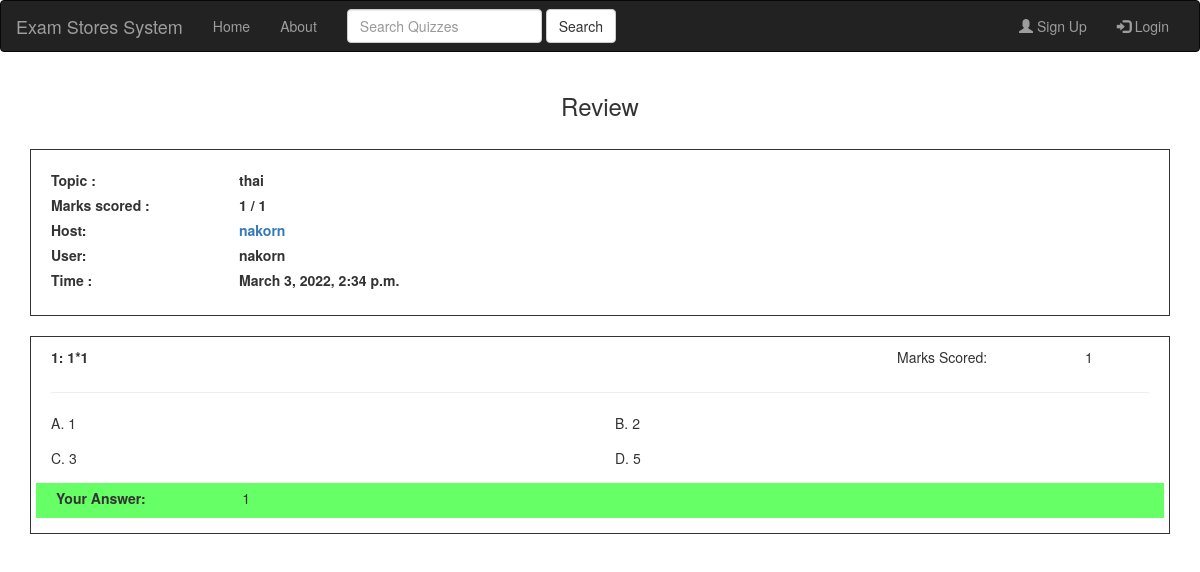
The page /review/12/31/ on the database as committed earlier.
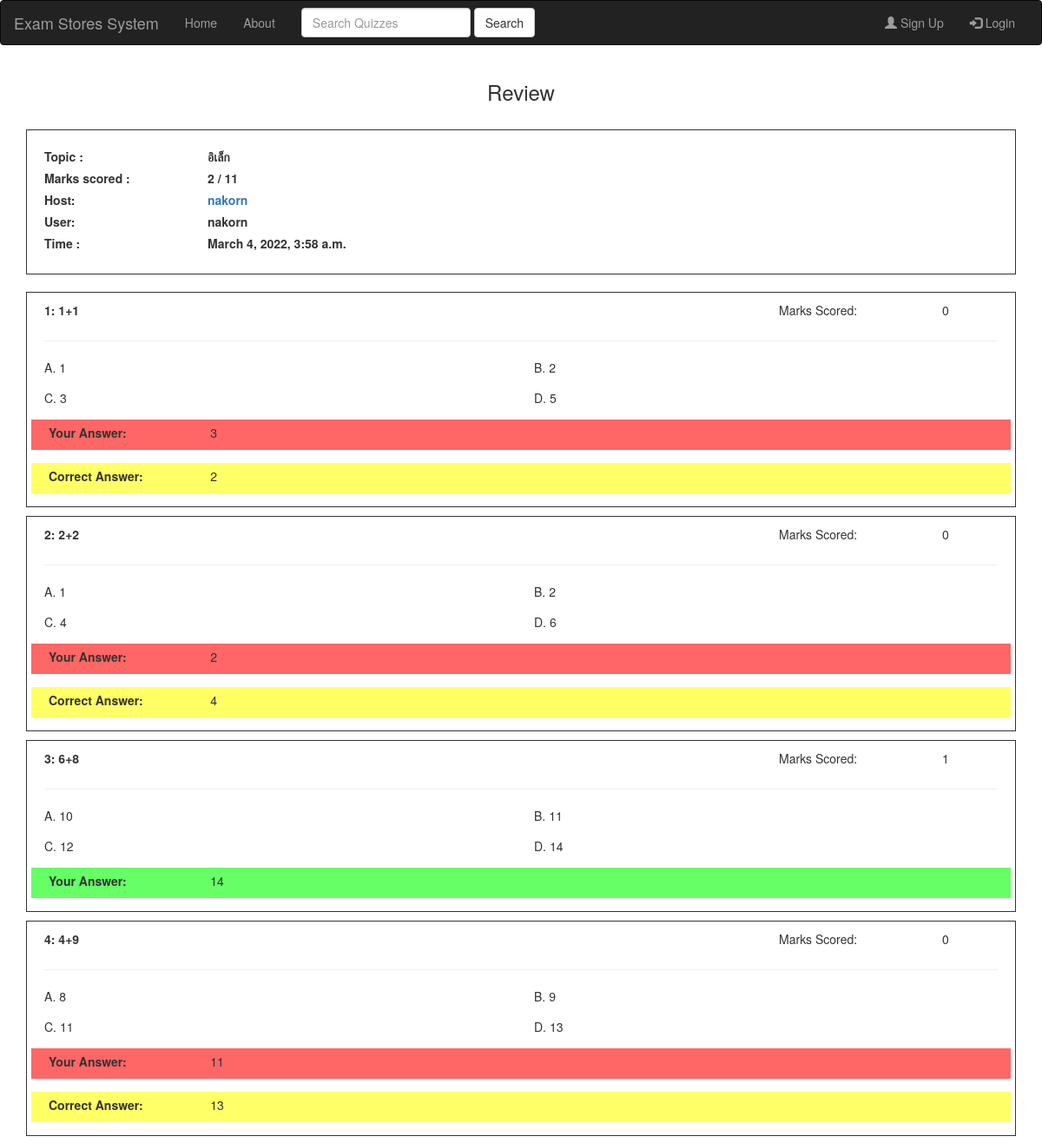
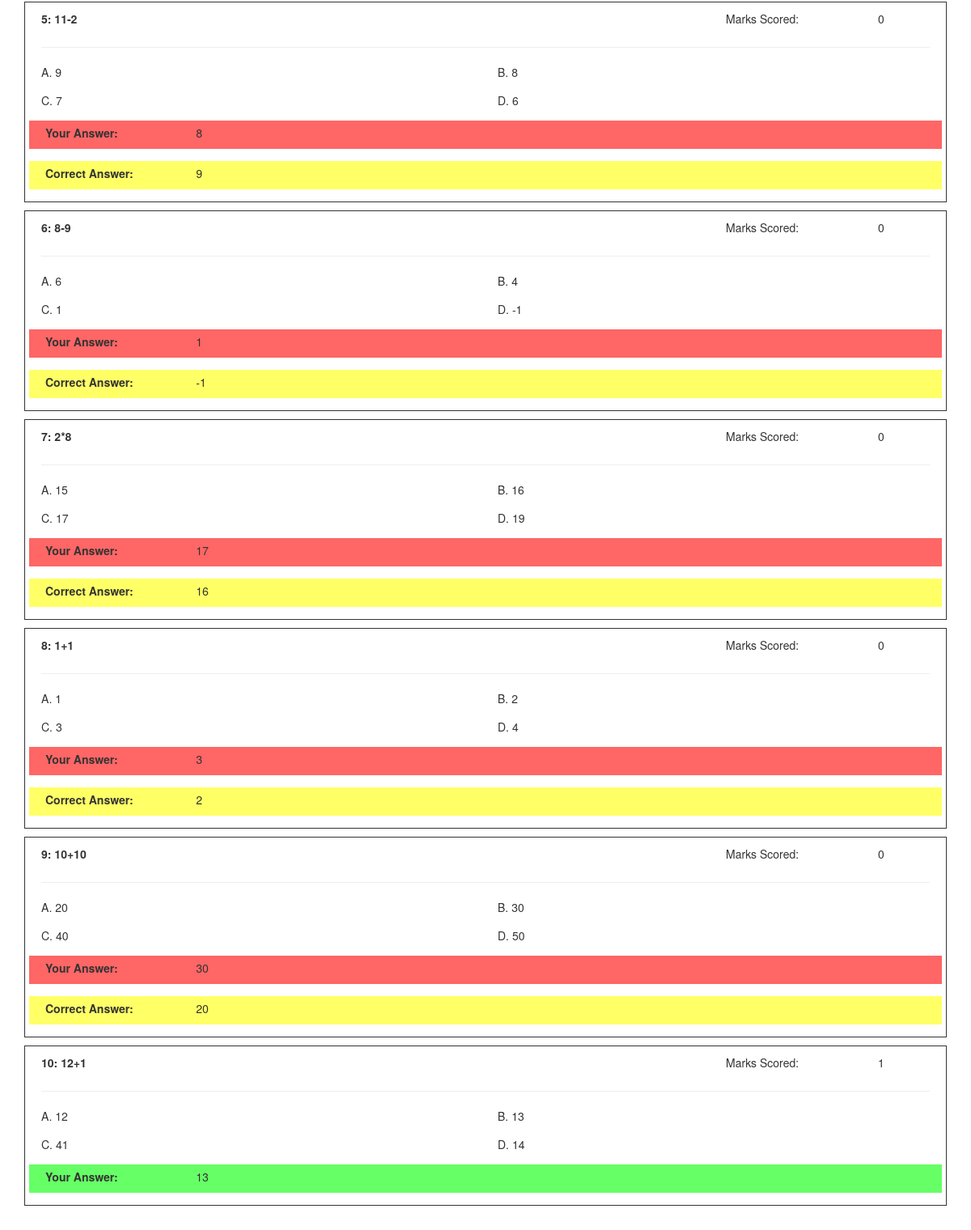
The same page on the database as committed later (2 pictures, top to bottom).
### quiz/models.py (models this page shows)
class QuizAnswer(models.Model):
    quiz_no = models.IntegerField()
    questions = models.IntegerField(default=0)
    marks = models.IntegerField(default=0)
    total_marks = models.IntegerField(default=0)
    date_posted = models.DateTimeField(default=timezone.now)
    author = models.ForeignKey(User, on_delete=models.CASCADE, related_name="author")
    title = models.CharField(max_length=50, default='')
    host = models.ForeignKey(User, on_delete=models.CASCADE, related_name="host", default=None)

### creation/models.py (models this page shows, shortened)
class Questions(models.Model):
    quiz_no = models.IntegerField()
    question = models.CharField(max_length=250)
    option_a = models.CharField(max_length=50)
    option_b = models.CharField(max_length=50)
    option_c = models.CharField(max_length=50)
    option_d = models.CharField(max_length=50)
    answer = models.CharField(choices=CHOICES, default="A", max_length=10)
    marks = models.IntegerField()

### creation/views.py (the view)
# urls.py: path('review/<int:pk>/<str:authors>/', create_views.review, name='review'),
def review(request, pk, authors):
    if authors == '100':
        answers = Answers.objects.filter(quiz_no=pk, author=request.user)
        quiz_ans = QuizAnswer.objects.filter(quiz_no=pk, author=request.user).first()
    else:
        pkey = int(authors)
        quiz_ans = QuizAnswer.objects.filter(pk=pkey).first()
        answers = Answers.objects.filter(quiz_no=pk, author=quiz_ans.author)
        quiz_ans = QuizAnswer.objects.filter(quiz_no=pk, author=quiz_ans.author).first()
    questions = Questions.objects.filter(quiz_no=pk)
    mylist = zip(questions, answers)
    context = {
        'title': 'Review',
        'mylist': mylist,
        'quiz_ans': quiz_ans
    }
    return render(request, 'creation/review.html', context)

### creation/templates/creation/review.html (shortened to what the changed rows need)
{% extends "quiz/base.html" %}
 {% block content %}
    <br>
    <div class="container">
        <div style="border:1px solid; padding:20px;">
            <div class="row">
                <label class="col-sm-2 col-form-label">Topic :</label><label class="col-sm-10 col-form-label"> {{ quiz_ans.title }}</label>
                <label class="col-sm-2 col-form-label">Marks scored : </label><label class="col-sm-10 col-form-label">{{ quiz_ans.marks }} / {{ quiz_ans.total_marks }}</label>
                <label class="col-sm-2 col-form-label">Host: </label><label class="col-sm-10 col-form-label"><a href="{% url 'user_details' quiz_ans.author.id %}">{{ quiz_ans.host }}</a></label><hr>
                <label class="col-sm-2 col-form-label">User: </label><label class="col-sm-10 col-form-label">{{ quiz_ans.author }}</label>
                <label class="col-sm-2 col-form-label">Time : </label><label class="col-sm-10 col-form-label">{{ quiz_ans.date_posted }}</label>
            </div>
        </div>
    </div>
<br>
    <div class="container">
        {% for ques, ans in mylist %}
            <div class="col-sm-12" style="border:1px solid; padding-top:10px; margin-bottom:10px; padding-right:20px; padding-left:20px;">
                 <div class="form-group row">
                    <label class="col-sm-9 col-form-label">{{ forloop.counter }}: {{ques.question}}</label>
                     <div class="col-sm-2">Marks Scored: </div>
                    <div class="col-sm-1">
                        {% if ques.answer == ans.answer %}
                            {{ques.marks}}
                        {% else %}
                            0
                        {% endif %}
                    </div>
                 </div>
                <hr>
                <div class="form-group row">
                    <div class="col-sm-6">
                      A. {{ques.option_a}}
                    </div>
                    <div class="col-sm-6">
                      B. {{ques.option_b}}
                    </div>
                </div>
                <div class="form-group row">
                    <div class="col-sm-6">
                      C. {{ques.option_c}}
                    </div>
                    <div class="col-sm-6">
                      D. {{ques.option_d}}
                    </div>
                 </div>
                {% if ques.answer == ans.answer %}
                    <div class="form-group row" style="background-color:rgba(0, 255 ,0 , 0.6); padding: 5px;">
                        <label class="col-sm-2 col-form-label">Your Answer: </label>
                        <div class="col-sm-10">
                            {% if ans.answer == 'A' %}
                                {{ ques.option_a }}
                            {% elif ans.answer == 'B' %}
                                {{ ques.option_b }}
                            {% elif ans.answer == 'C'%}
                                {{ ques.option_c }}
                            {% elif ans.answer == 'D'%}
                                {{ ques.option_d }}
                            {% endif %}
                        </div>
                    </div>
                {% else %}
                    <div class="form-group row" style="background-color:rgba(255, 0 ,0 , 0.6); padding: 5px;">
                        <label class="col-sm-2 col-form-label">Your Answer: </label>
                        <div class="col-sm-10">
                            {% if ans.answer == 'A' %}
                                {{ ques.option_a }}
                            {% elif ans.answer == 'B' %}
                                {{ ques.option_b }}
                            {% elif ans.answer == 'C'%}
                                {{ ques.option_c }}
                            {% elif ans.answer == 'D'%}
                                {{ ques.option_d }}
                            {% endif %}
                        </div>
                    </div>
                    <div class="form-group row" style="background-color:rgba(255, 255 ,0 , 0.6); padding: 5px;">
                        <label class="col-sm-2 col-form-label">Correct Answer: </label>
                        <div class="col-sm-10">
                            {% if ques.answer == 'A' %}
                                {{ ques.option_a }}
                            {% elif ques.answer == 'B' %}
                                {{ ques.option_b }}
                            {% elif ques.answer == 'C'%}
                                {{ ques.option_c }}
                            {% elif ques.answer == 'D'%}
                                {{ ques.option_d }}
                            {% endif %}
                        </div>
                    </div>
                {% endif %}
            </div>
        {% endfor %}
    </div>
<br>
{% endblock %}

Rows that differ between the two databases and show on the page:
changed QuizAnswer "nakorn": title "thai" → "อิเล็ก"; marks "1" → "2"; total_marks "1" → "11"; date_posted "March 3, 2022, 2:34 p.m." → "March 4, 2022, 3:58 a.m."
changed Questions (number 1 of 10 on the later page): question "1*1" → "1+1"; answer "A" → "B" (drawn); option_c (not shown) → "3"; option_b (not shown) → "2"; marks "1" → (not shown); option_a "1" → (not shown)
added Questions: question "2+2", answer "0", option_a "1", option_b "2", option_c "4", option_d "6"
added Questions: question "6+8", marks "1", option_a "10", option_b "11", option_c "12", option_d "14"
added Questions: question "4+9", answer "0", option_a "8", option_b "9", option_c "11", option_d "13"
added Questions: question "11-2", answer "0", option_a "9", option_b "8", option_c "7", option_d "6"
added Questions: question "8-9", answer "0", option_a "6", option_b "4", option_c "1", option_d "-1"
added Questions: question "2*8", answer "0", option_a "15", option_b "16", option_c "17", option_d "19"
added Questions: question "1+1", answer "0", option_a "1", option_b "2", option_c "3", option_d "4"
added Questions: question "10+10", answer "0", option_a "20", option_b "30", option_c "40", option_d "50"
added Questions: question "12+1", marks "1", option_a "12", option_b "13", option_c "41", option_d "14"
